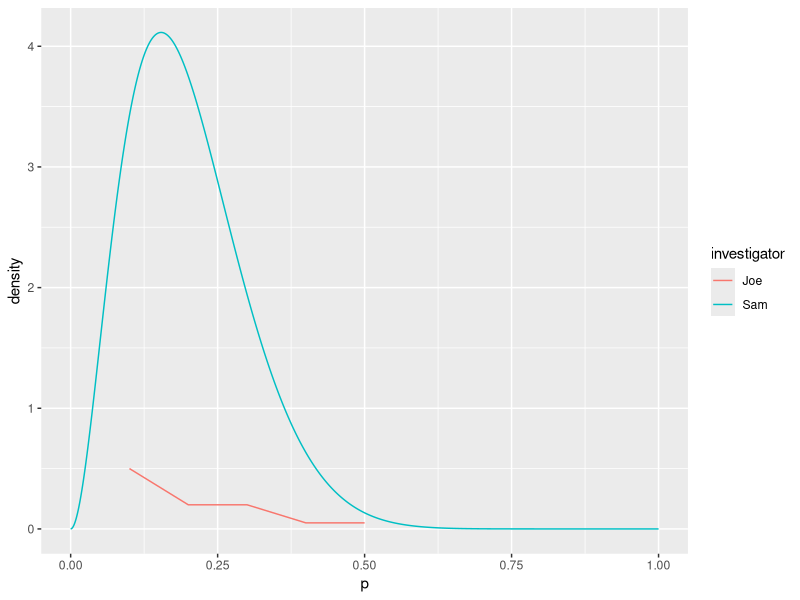
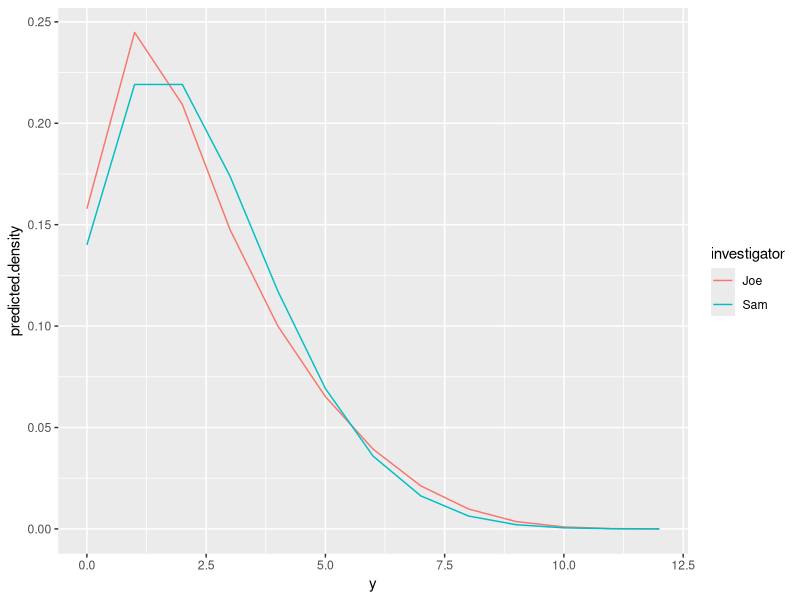

The R script that drew these images, in order:

command.arguments <- commandArgs(trailingOnly = TRUE);
output.directory  <- command.arguments[1];

####################################################################################################
setwd(output.directory);
library(LearnBayes);
library(ggplot2);

### 2.9.4(a) #######################################################################################
p <- seq(0.1,0.5,0.1);
joe.prior <- data.frame(
	p       = p,
	density = c(50,20,20,5,5)/100,
	investigator     = rep("Joe",length(p)),
	stringsAsFactors = FALSE
	);
joe.prior;

mean.joe.prior <- sum(joe.prior[,'density'] * joe.prior[,'p']);
var.joe.prior  <- sum(joe.prior[,'density'] * (joe.prior[,'p']-mean.joe.prior)^2);

mean.beta <- function(a,b) { return(a/(a+b)); }
 var.beta <- function(a,b) { return(a*b/((a+b)^2 * (a+b+1))); }

mean.sam.prior <- mean.beta(a = 3, b = 12);
 var.sam.prior <-  var.beta(a = 3, b = 12);

c(mean.joe.prior, var.joe.prior);
c(mean.sam.prior, var.sam.prior);

### The mean and variance of Joe's prior respectively are: 0.195000, and 0.013475
### whereas those of Sam's respectively are: 0.20, and 0.01
### Hence, it is arguable that Joe's and Sam's prior beliefs are similar.

p <- seq(0,1,0.001);
sam.prior <- data.frame(
	p                = p,
	density          = dbeta(x = p, shape1 = 3, shape2 = 12),
	investigator     = rep("Sam",length(p)),
	stringsAsFactors = FALSE
	);

png("Fig1_prior-densities.png");
qplot(
	data  = rbind(joe.prior,sam.prior),
        x     = p,
        y     = density,
	color = investigator,
        geom  = c("line")
        );
dev.off();

sam.prior[,'density'] <- sam.prior[,'density'] / sum(sam.prior[,'density']);

### 2.9.4(b) #######################################################################################
n.trials <- 12;
y <- seq(0,n.trials,1);

temp.FUN <- function(x) {
	return(dbinom(x = x, size = n.trials, prob = joe.prior[,'p']))
	};

y.predicted.joe <- colSums(apply(
	X      = t(sapply(X = y, FUN = temp.FUN)),
	MARGIN = 1,
	FUN    = function(x) { return(x * joe.prior[,'density']) }
	));
DF.joe.prediction <- data.frame(
	y = y,
	predicted.density = y.predicted.joe,
	pdiscp = pdiscp(
		p = joe.prior[,'p'], 
		probs = joe.prior[,'density'],
		n = n.trials,
		s = y
		),
	investigator = rep("Joe",length(y)),
	stringsAsFactors = FALSE
	);
print( DF.joe.prediction );
print( sum(DF.joe.prediction[,'predicted.density']) );

temp.FUN <- function(x) {
	return(dbinom(x = x, size = n.trials, prob = sam.prior[,'p']))
	};

y.predicted.sam <- colSums(apply(
	X      = t(sapply(X = y, FUN = temp.FUN)),
	MARGIN = 1,
	FUN    = function(x) { return(x * sam.prior[,'density']) }
	));
DF.sam.prediction <- data.frame(
	y = y,
	predicted.density = y.predicted.sam,
	pbetap = pbetap(
		ab = c(3,12), 
		n = n.trials,
		s = y
		),
	investigator = rep("Sam",length(y)),
	stringsAsFactors = FALSE
	);
print( DF.sam.prediction );
print( sum(DF.sam.prediction[,'predicted.density']) );

png("Fig2_predicted-densities.png");
DF.temp <- rbind(
	DF.joe.prediction[,c('y','predicted.density','investigator')],
	DF.sam.prediction[,c('y','predicted.density','investigator')]
	);
qplot(
	data  = DF.temp,
        x     = y,
        y     = predicted.density,
	color = investigator,
        geom  = c("line")
        );
dev.off();
